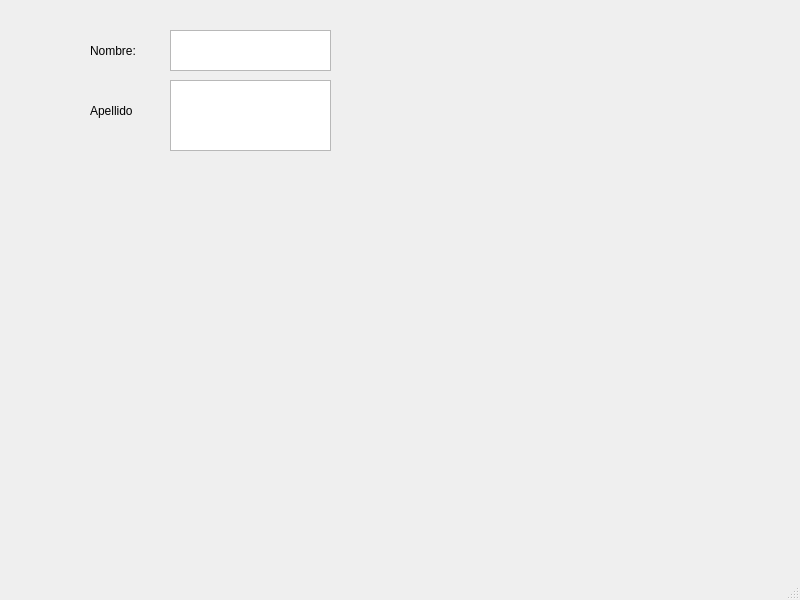
<?xml version="1.0" encoding="UTF-8"?>
<ui version="4.0">
 <class>MainWindow</class>
 <widget class="QMainWindow" name="MainWindow">
  <property name="geometry">
   <rect>
    <x>0</x>
    <y>0</y>
    <width>800</width>
    <height>600</height>
   </rect>
  </property>
  <property name="windowTitle">
   <string>MainWindow</string>
  </property>
  <widget class="QWidget" name="centralwidget">
   <widget class="QTextBrowser" name="text_Nombre">
    <property name="geometry">
     <rect>
      <x>170</x>
      <y>30</y>
      <width>161</width>
      <height>41</height>
     </rect>
    </property>
   </widget>
   <widget class="QTextBrowser" name="text_Apellido">
    <property name="geometry">
     <rect>
      <x>170</x>
      <y>80</y>
      <width>161</width>
      <height>71</height>
     </rect>
    </property>
   </widget>
   <widget class="QLabel" name="Nombre">
    <property name="geometry">
     <rect>
      <x>90</x>
      <y>40</y>
      <width>51</width>
      <height>21</height>
     </rect>
    </property>
    <property name="text">
     <string>Nombre: </string>
    </property>
   </widget>
   <widget class="QLabel" name="label">
    <property name="geometry">
     <rect>
      <x>90</x>
      <y>100</y>
      <width>51</width>
      <height>21</height>
     </rect>
    </property>
    <property name="text">
     <string>Apellido</string>
    </property>
   </widget>
  </widget>
  <widget class="QMenuBar" name="menubar">
   <property name="geometry">
    <rect>
     <x>0</x>
     <y>0</y>
     <width>800</width>
     <height>18</height>
    </rect>
   </property>
  </widget>
  <widget class="QStatusBar" name="statusbar"/>
 </widget>
 <resources/>
 <connections/>
</ui>
